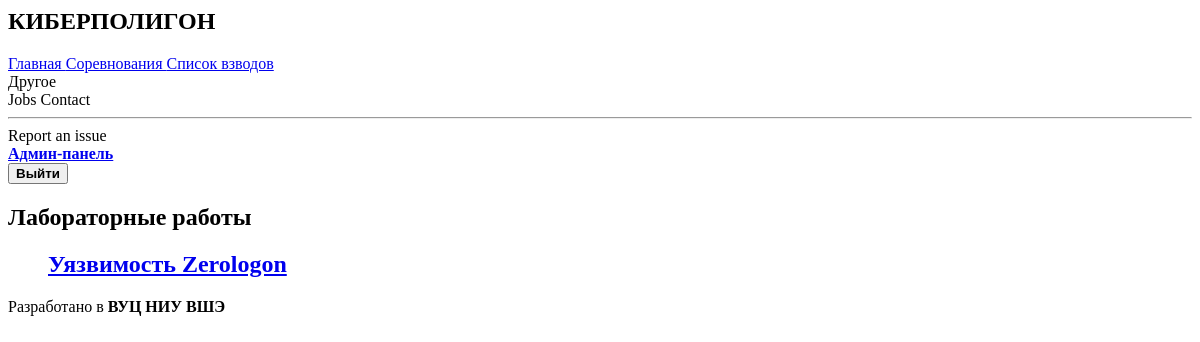
/cyberpolygon/labs/ (signed in), run on an earlier commit of the app's database.
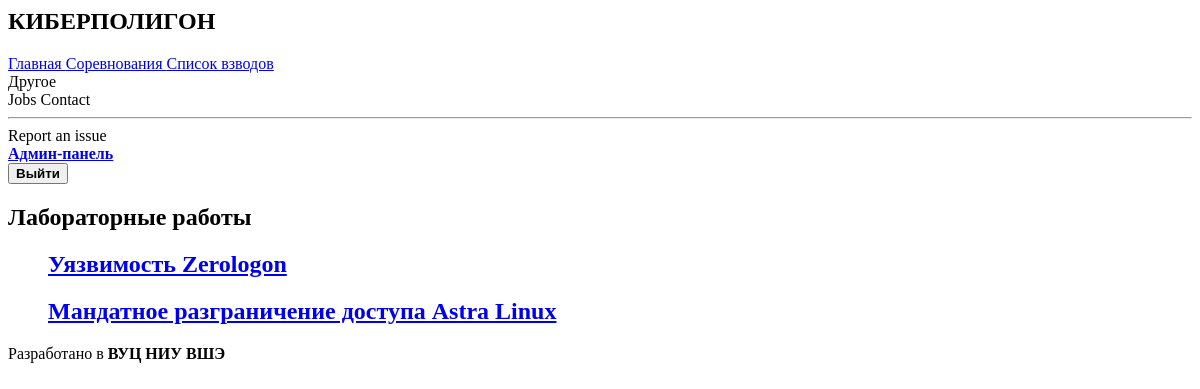
And on a later commit of the database.
### interface/models.py (models this page shows, shortened)
class Lab(models.Model):
    name = models.CharField('Имя', max_length=255, primary_key=True)
    description = models.TextField('Описание')
    answer_flag = models.CharField('Ответный флаг', max_length=1024, blank=True,null=True)
    slug = models.SlugField('Название в адресной строке', unique=True)
    class Meta:
        verbose_name = 'Лабораторная работа'
        verbose_name_plural = 'Лабораторные работы'

### interface/views.py (the view, shortened to what this page needs)
# urls.py: path("labs/", LabListView.as_view(), name="lab-list"),
class LabListView(ListView):
    model = Lab
    def get_context_data(self, **kwargs):
        context = super().get_context_data(**kwargs)
        logging.debug(context)
        return context

### templates/interface/lab_list.html
{% extends 'interface/base.html' %}
{% block content %}
<div class="block">
<h1 class="title is-1">Лабораторные работы</h1>
<ul>
{% for lab in object_list %}
    <div class="box">
        <h2 class="title is-3 is-link"><a href="{% url 'interface:lab-list' %}{{ lab.slug }}">{{ lab.name }}</a></h2>
    </div>
{% empty %}
    <li>Лабораторных работ нет.</li>
{% endfor %}
</ul>
</div>
{% endblock %}

What changed in the data, as far as the page shows it:
added Lab: name "Мандатное разграничение доступа Astra Linux"
